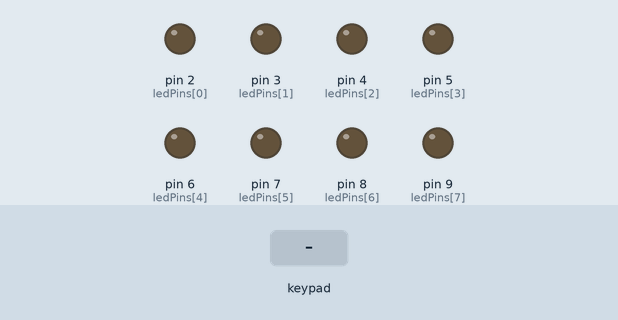
The sketch below on a simulated Arduino Leonardo, built with avr-gcc and run on an emulated ATmega32U4. Parts: output pins drawn as LEDs (lit = HIGH). Wiring (inferred from the names in the program): 2×4 keypad: rows pin 14, pin 15; columns pin 21, pin 20, pin 19, pin 16. The test bench sets the inputs (shaded band). Pins used as bus, display or sensor lines are not drawn.

Above: at 1.2 s.
1.3 s: key '1' pressed
At 1.38 s:
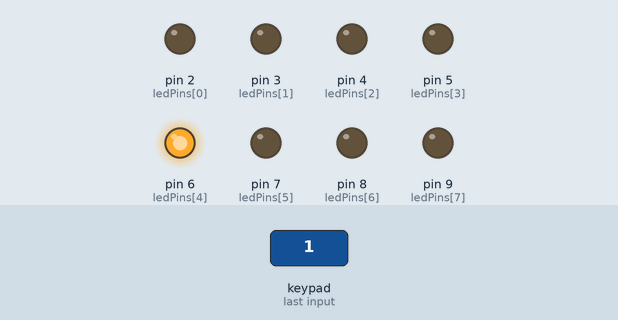
2.9 s: key 'A' pressed
At 2.98 s:
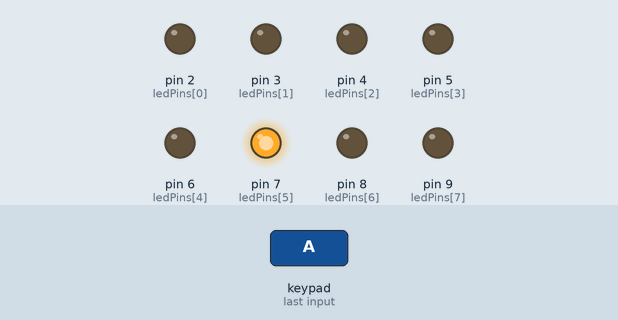
4.5 s: key 'B' pressed
At 4.58 s:
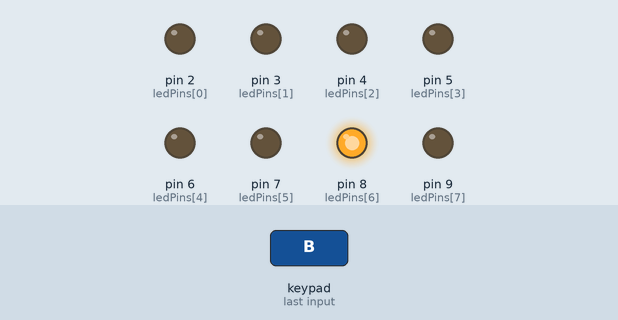
6.1 s: key 'C' pressed
At 6.18 s:
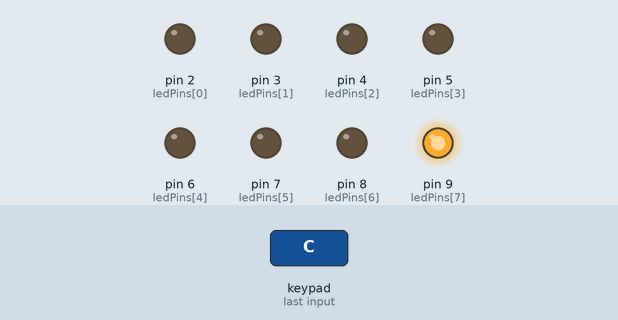
7.7 s: key 'D' pressed
At 7.78 s:
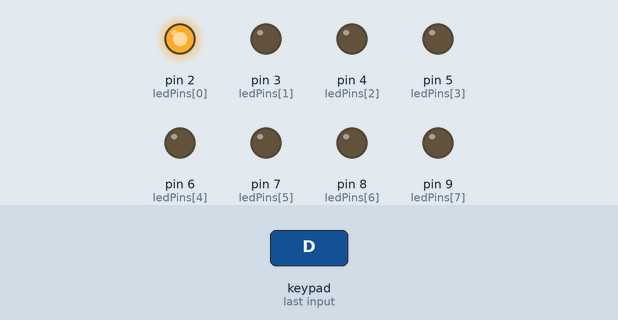
9.3 s: key 'E' pressed
At 9.38 s:
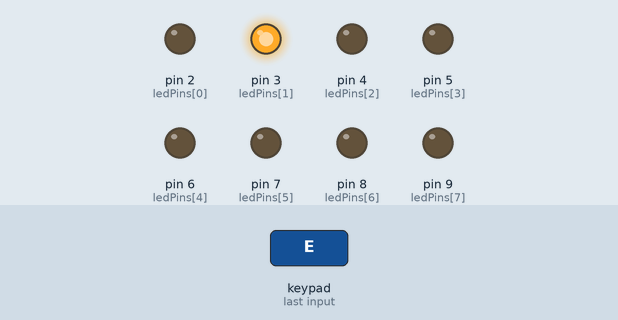
Timing chart, 0 to 11.9 s (numbered marks = the images above; inputs shaded):
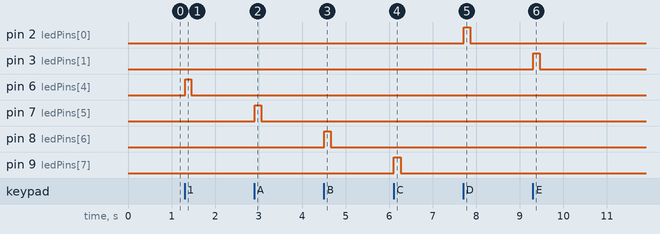

The sketch:

SimpleMIDIMatrix.ino
```cpp
// =============================================================================
//  SimpleMIDIMatrix.ino
//  Minimal MIDI matrix firmware for OpenMIDIStomper hardware.
//
//  Default behavior:
//    - 8 buttons send Control Change messages
//    - MIDI Channel 16
//    - CC numbers 102–109
//
//  Note support is still kept in the code.
// =============================================================================

#include <MIDIUSB.h>

// ---------------------------------------------------------------------------
//  USER-CONFIGURABLE SECTION
// ---------------------------------------------------------------------------

const byte MIDI_CHANNEL = 16;

const byte rowPins[2] = { 15, 14 };
const byte colPins[4] = { 21, 20, 19, 16 };

const byte ledPins[8] = { 2, 3, 4, 5, 6, 7, 8, 9 };

enum MidiMessageType {
  MIDI_NOTE,
  MIDI_CC
};

// Default: all buttons send CC.
// To make a button send a note, change MIDI_CC to MIDI_NOTE for that index.
const MidiMessageType buttonTypes[8] = {
  MIDI_CC,
  MIDI_CC,
  MIDI_CC,
  MIDI_CC,
  MIDI_CC,
  MIDI_CC,
  MIDI_CC,
  MIDI_CC
};

// If buttonTypes[i] is MIDI_CC, this is the CC number.
// If buttonTypes[i] is MIDI_NOTE, this is the note number.
const byte midiNumbers[8] = {
  102, 103, 104, 105,
  106, 107, 108, 109
};

const byte NOTE_ON_VELOCITY = 127;

const byte CC_ON_VALUE = 127;
const byte CC_OFF_VALUE = 0;

const unsigned long DEBOUNCE_MS = 10;

// ---------------------------------------------------------------------------
//  INTERNAL STATE
// ---------------------------------------------------------------------------

byte buttonCurrentState[8] = { 0 };
unsigned long lastDebounceTime[8] = { 0 };
byte rawState[8] = { 0 };
byte ledState[8] = { 0 };

// ---------------------------------------------------------------------------
//  SETUP
// ---------------------------------------------------------------------------

void setup() {
  for (int r = 0; r < 2; r++) {
    pinMode(rowPins[r], OUTPUT);
    digitalWrite(rowPins[r], HIGH);
  }

  for (int c = 0; c < 4; c++) {
    pinMode(colPins[c], INPUT_PULLUP);
  }

  for (int i = 0; i < 8; i++) {
    pinMode(ledPins[i], OUTPUT);
    digitalWrite(ledPins[i], LOW);
  }
}

// ---------------------------------------------------------------------------
//  MAIN LOOP
// ---------------------------------------------------------------------------

void loop() {
  scanMatrix();
  readMidiInput();
}

// ---------------------------------------------------------------------------
//  MATRIX SCAN WITH DEBOUNCE AND EDGE DETECTION
// ---------------------------------------------------------------------------

void scanMatrix() {
  for (int row = 0; row < 2; row++) {
    digitalWrite(rowPins[row], LOW);

    for (int col = 0; col < 4; col++) {
      int idx = row * 4 + col;
      byte reading = (digitalRead(colPins[col]) == LOW) ? 1 : 0;

      if (reading != rawState[idx]) {
        lastDebounceTime[idx] = millis();
        rawState[idx] = reading;
      }

      if ((millis() - lastDebounceTime[idx]) >= DEBOUNCE_MS) {
        if (reading != buttonCurrentState[idx]) {
          buttonCurrentState[idx] = reading;

          if (reading == 1) {
            sendButtonOn(idx);
            setLED(idx, 1);
          } else {
            sendButtonOff(idx);
            setLED(idx, 0);
          }
        }
      }
    }

    digitalWrite(rowPins[row], HIGH);
  }
}

// ---------------------------------------------------------------------------
//  INCOMING MIDI HANDLER
// ---------------------------------------------------------------------------

void readMidiInput() {
  midiEventPacket_t rx;

  do {
    rx = MidiUSB.read();

    if (rx.header != 0) {
      byte statusByte = rx.byte1;
      byte msgType = statusByte & 0xF0;
      byte channel = statusByte & 0x0F;
      byte number = rx.byte2;
      byte value = rx.byte3;

      if (channel != (MIDI_CHANNEL - 1)) continue;

      if (msgType == 0x90) {
        setLEDForMidiMessage(MIDI_NOTE, number, value > 0 ? 1 : 0);
      } else if (msgType == 0x80) {
        setLEDForMidiMessage(MIDI_NOTE, number, 0);
      } else if (msgType == 0xB0) {
        setLEDForMidiMessage(MIDI_CC, number, value > 0 ? 1 : 0);
      }
    }
  } while (rx.header != 0);
}

// ---------------------------------------------------------------------------
//  BUTTON MIDI DISPATCH
// ---------------------------------------------------------------------------

void sendButtonOn(int idx) {
  if (buttonTypes[idx] == MIDI_NOTE) {
    sendNoteOn(midiNumbers[idx]);
  } else {
    sendControlChange(midiNumbers[idx], CC_ON_VALUE);
  }
}

void sendButtonOff(int idx) {
  if (buttonTypes[idx] == MIDI_NOTE) {
    sendNoteOff(midiNumbers[idx]);
  } else {
    sendControlChange(midiNumbers[idx], CC_OFF_VALUE);
  }
}

// ---------------------------------------------------------------------------
//  MIDI OUTPUT HELPERS
// ---------------------------------------------------------------------------

void sendNoteOn(byte note) {
  midiEventPacket_t pkt = {
    0x09,
    (uint8_t)(0x90 | (MIDI_CHANNEL - 1)),
    note,
    NOTE_ON_VELOCITY
  };

  MidiUSB.sendMIDI(pkt);
  MidiUSB.flush();
}

void sendNoteOff(byte note) {
  midiEventPacket_t pkt = {
    0x08,
    (uint8_t)(0x80 | (MIDI_CHANNEL - 1)),
    note,
    0
  };

  MidiUSB.sendMIDI(pkt);
  MidiUSB.flush();
}

void sendControlChange(byte ccNumber, byte value) {
  midiEventPacket_t pkt = {
    0x0B,
    (uint8_t)(0xB0 | (MIDI_CHANNEL - 1)),
    ccNumber,
    value
  };

  MidiUSB.sendMIDI(pkt);
  MidiUSB.flush();
}

// ---------------------------------------------------------------------------
//  LED HELPERS
// ---------------------------------------------------------------------------

void setLED(int idx, byte state) {
  ledState[idx] = state;
  digitalWrite(ledPins[idx], state ? HIGH : LOW);
}

void setLEDForMidiMessage(MidiMessageType type, byte number, byte state) {
  for (int i = 0; i < 8; i++) {
    if (buttonTypes[i] == type && midiNumbers[i] == number) {
      setLED(i, state);
    }
  }
}
```

Measured:
- after the input at 1.3 s, pin 6 (ledPins[4]): LOW → HIGH at once, → LOW 0.15 s later
- after the input at 2.9 s, pin 7 (ledPins[5]): LOW → HIGH at once, → LOW 0.15 s later
- after the input at 4.5 s, pin 8 (ledPins[6]): LOW → HIGH at once, → LOW 0.15 s later
- after the input at 6.1 s, pin 9 (ledPins[7]): LOW → HIGH at once, → LOW 0.15 s later
- after the input at 7.7 s, pin 2 (ledPins[0]): LOW → HIGH at once, → LOW 0.15 s later
- after the input at 9.3 s, pin 3 (ledPins[1]): LOW → HIGH at once, → LOW 0.15 s later
